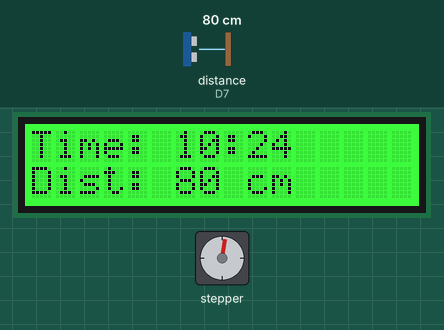
Bench run of a sketch on a simulated Arduino Uno R4 WiFi. Parts: 16×2 character LCD, stepper motor. The test bench sets the inputs (shaded band); at power-on: distance to the obstacle (sensor on D7) 80 cm. WiFi joins after 1.5 s; servers stay silent unless stated; network time is answered at once with the bench clock; the local clock reads 2024-03-15 10:24:30 at power-on unless the sketch sets it; stepper angles assume 200 steps per turn; what the sketch prints to the serial monitor is not drawn.

Above: at 2.7 s.
2.8 s: distance to the obstacle (sensor on D7) set to 2 cm
At 4.47 s:
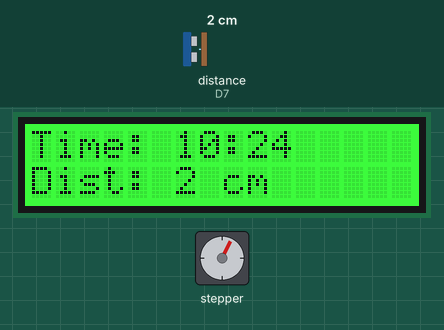
5.8 s: distance to the obstacle (sensor on D7) set to 4 cm
At 6.29 s:
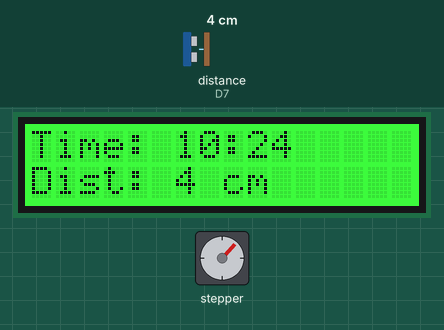
7.8 s: distance to the obstacle (sensor on D7) set to 9 cm
At 8.29 s:
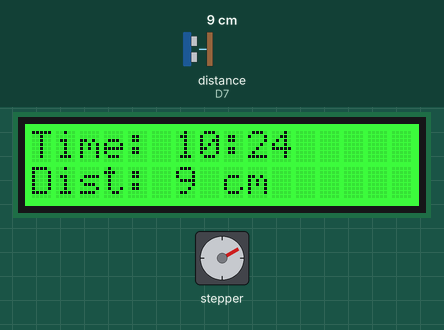
Timing chart, 0 to 25.4 s (numbered marks = the images above; inputs shaded):
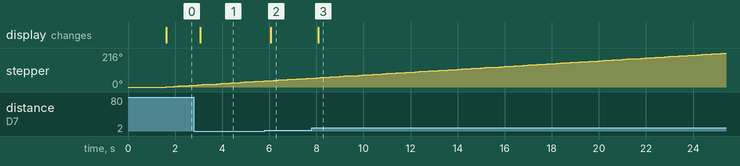

The sketch:

StepperAlarmUltrasoundSensorsWifi.ino
```cpp
#include <Wire.h>
#include "rgb_lcd.h"
#include "Ultrasonic.h"
#include <Stepper.h>
#include <WiFiS3.h>
#include <NTPClient.h>
#include <WiFiUdp.h>

// -------- LCD --------
rgb_lcd lcd;

// -------- ULTRASONIC --------
Ultrasonic ultrasonic(7); // Same pin as original

// -------- STEPPER --------
const int stepsPerRevolution = 200;
Stepper myStepper(stepsPerRevolution, 8, 9, 10, 11);

// -------- BUZZER --------
int buzzerPin = 8; // D8 pin
bool alarmTriggered = false;

// -------- WIFI --------
#include "arduino_secrets.h"
char ssid[] = SECRET_SSID;
char pass[] = SECRET_PASS;

// -------- NTP --------
WiFiUDP ntpUDP;
NTPClient timeClient(ntpUDP, "pool.ntp.org", 0, 60000); // UTC, update every 60s

// -------- ALARM TIME --------
int alarmHour = 14;
int alarmMinute = 31;

// -------- TIMERS --------
unsigned long lastLCDUpdate = 0;
unsigned long lastStepperMove = 0;
unsigned long lastUltrasonicRead = 0;
unsigned long lastBuzzerToggle = 0;
bool buzzerOn = false;
int buzzerCycles = 0;

void setup() {
  lcd.begin(16, 2);
  lcd.setRGB(0, 255, 0);

  Serial.begin(9600);

  pinMode(buzzerPin, OUTPUT);
  digitalWrite(buzzerPin, LOW);

  myStepper.setSpeed(100);

  // Connect to WiFi
  Serial.println("Connecting to WiFi...");
  WiFi.begin(ssid, pass);
  while (WiFi.status() != WL_CONNECTED) {
    delay(500);
    Serial.print(".");
  }
  Serial.println("\nConnected to WiFi!");
  timeClient.begin();
}

void loop() {
  unsigned long currentMillis = millis();

  timeClient.update(); // Update NTP time

  // --- Update LCD every second ---
  if (currentMillis - lastLCDUpdate >= 1000) {
    lastLCDUpdate = currentMillis;

    // Get UTC time
    int hourUTC = timeClient.getHours();
    int minute = timeClient.getMinutes();
    int month = timeClient.getMonth();
    int day = timeClient.getDay();
    int hour = hourUTC;

    // DST adjustment
    if ((month > 3 && month < 10) ||
        (month == 3 && day - timeClient.getDayOfWeek() >= 25) ||
        (month == 10 && day - timeClient.getDayOfWeek() < 25)) {
      hour += 1;
    }
    hour %= 24;

    // Display time
    lcd.setCursor(0, 0);
    lcd.print("Time: ");
    if (hour < 10) lcd.print("0");
    lcd.print(hour);
    lcd.print(":");
    if (minute < 10) lcd.print("0");
    lcd.print(minute);
    lcd.print("  ");
  }

  // --- Read ultrasonic every 500ms ---
  if (currentMillis - lastUltrasonicRead >= 500) {
    lastUltrasonicRead = currentMillis;
    long distanceCM = ultrasonic.MeasureInCentimeters();
    lcd.setCursor(0, 1);
    lcd.print("Dist: ");
    lcd.print(distanceCM);
    lcd.print(" cm   ");
    Serial.print("Distance: ");
    Serial.println(distanceCM);
  }

  // --- Move stepper every 200ms ---
  if (currentMillis - lastStepperMove >= 200) {
    lastStepperMove = currentMillis;
    myStepper.step(1); // One step at a time for smooth movement
  }

  // --- Check alarm and handle buzzer ---
  int hourUTC = timeClient.getHours();
  int minute = timeClient.getMinutes();
  int month = timeClient.getMonth();
  int day = timeClient.getDay();
  int hour = hourUTC;

  if ((month > 3 && month < 10) ||
      (month == 3 && day - timeClient.getDayOfWeek() >= 25) ||
      (month == 10 && day - timeClient.getDayOfWeek() < 25)) {
    hour += 1;
  }
  hour %= 24;

  if (hour == alarmHour && minute == alarmMinute && !alarmTriggered) {
    alarmTriggered = true;
    buzzerOn = true;
    buzzerCycles = 0;
    lastBuzzerToggle = currentMillis;
  }

  // Handle buzzer toggling without delay
  if (buzzerOn && currentMillis - lastBuzzerToggle >= 500) {
    lastBuzzerToggle = currentMillis;
    buzzerOn = !buzzerOn;
    digitalWrite(buzzerPin, buzzerOn ? HIGH : LOW);
    if (!buzzerOn) buzzerCycles++;
    if (buzzerCycles >= 5) digitalWrite(buzzerPin, LOW); // Stop after 5 cycles
  }
}
```

arduino_secrets.h
```cpp
// arduino_secrets.h
// Store sensitive data here (never upload this file to public repos)

#define SECRET_SSID     "AntoinettesWifi"
#define SECRET_PASS     "UseTheHotSpot"
```

Measured:
- after the input at 2.8 s, the display: changes after 0.28 s (image 1)
- after the input at 5.8 s, the display: changes after 0.27 s (image 2)
- after the input at 7.8 s, the display: changes after 0.27 s (image 3)
